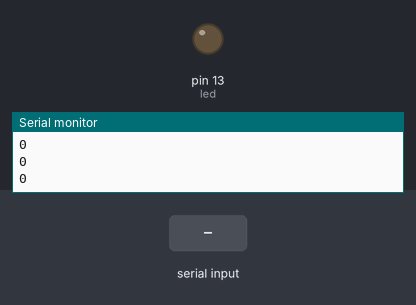
This sketch was run on a simulated Arduino Uno, built with avr-gcc and run on an emulated ATmega328P. On the bench: output pins drawn as LEDs (lit = HIGH), the last lines printed to the serial monitor. The inputs (shaded band) are chosen by the test bench.

Above: at 1.2 s.
1.3 s: "90,45\n" received over Serial
At 2.0 s:
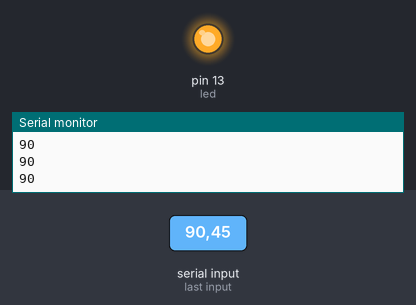
Timing chart, 0 to 4.3 s (numbered marks = the images above; inputs shaded):
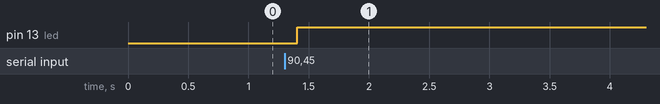

Measured:
- after the input at 1.3 s, pin 13 (led): LOW → HIGH after 0.11 s

The sketch:

P_9_ControlLED_SolicitaConfirmacion.ino
```cpp
int led = 13; //pin digital 13

void setup() {
  // put your setup code here, to run once:
Serial.begin(9600);
Serial.setTimeout(100);

pinMode(led, OUTPUT);
}


int estado;

void loop() {
  //put you main code here, to run repeatedly:

  if (Serial.available()>0){
    estado = Serial.readString().toInt();
    digitalWrite(led, estado); // 1 0
  }
  Serial.println(String(estado));

  delay(100);
}

//preprocesamiento
```
